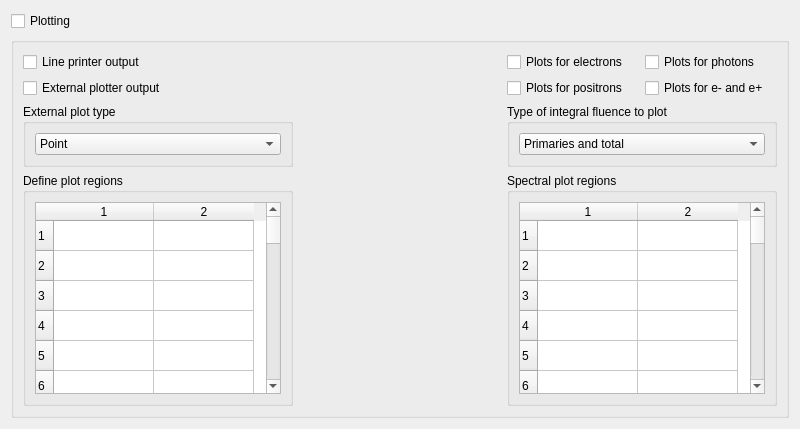
     <widget class="QWidget" name="PLOTtab">
      <attribute name="title">
       <string>Plot Control</string>
      </attribute>
      <layout class="QGridLayout" name="gridLayout_22">
       <item row="0" column="0">
        <layout class="QVBoxLayout" name="verticalLayout_25">
         <item>
          <widget class="QCheckBox" name="plotCheckBox">
           <property name="text">
            <string>Plotting</string>
           </property>
          </widget>
         </item>
         <item>
          <widget class="QGroupBox" name="PlotGroupBox">
           <property name="title">
            <string/>
           </property>
           <layout class="QFormLayout" name="formLayout_2">
            <item row="0" column="0">
             <layout class="QHBoxLayout" name="horizontalLayout_13">
              <item>
               <layout class="QVBoxLayout" name="verticalLayout_24">
                <item>
                 <layout class="QVBoxLayout" name="verticalLayout_21">
                  <item>
                   <widget class="QCheckBox" name="LinePrnOutCheckBox">
                    <property name="text">
                     <string>Line printer output</string>
                    </property>
                   </widget>
                  </item>
                  <item>
                   <widget class="QCheckBox" name="ExtPlotOutCheckBox">
                    <property name="text">
                     <string>External plotter output</string>
                    </property>
                   </widget>
                  </item>
                 </layout>
                </item>
                <item>
                 <widget class="QGroupBox" name="ExternalPlotTypeGroupBox">
                  <property name="sizePolicy">
                   <sizepolicy hsizetype="Preferred" vsizetype="Fixed">
                    <horstretch>0</horstretch>
                    <verstretch>0</verstretch>
                   </sizepolicy>
                  </property>
                  <property name="title">
                   <string>External plot type</string>
                  </property>
                  <layout class="QGridLayout" name="gridLayout_20">
                   <item row="0" column="0">
                    <widget class="QComboBox" name="ExternalPlotTypeComboBox">
                     <item>
                      <property name="text">
                       <string>Point</string>
                      </property>
                     </item>
                     <item>
                      <property name="text">
                       <string>Histogram</string>
                      </property>
                     </item>
                     <item>
                      <property name="text">
                       <string>Both</string>
                      </property>
                     </item>
                    </widget>
                   </item>
                  </layout>
                 </widget>
                </item>
                <item>
                 <widget class="QGroupBox" name="PlotRegionsGroupBox">
                  <property name="maximumSize">
                   <size>
                    <width>270</width>
                    <height>16777215</height>
                   </size>
                  </property>
                  <property name="title">
                   <string>Define plot regions</string>
                  </property>
                  <layout class="QHBoxLayout" name="horizontalLayout_23">
                   <item>
                    <widget class="QTableWidget" name="PlotRegionsTable">
                     <property name="sizePolicy">
                      <sizepolicy hsizetype="Preferred" vsizetype="Preferred">
                       <horstretch>0</horstretch>
                       <verstretch>0</verstretch>
                      </sizepolicy>
                     </property>
                     <property name="minimumSize">
                      <size>
                       <width>0</width>
                       <height>0</height>
                      </size>
                     </property>
                     <property name="maximumSize">
                      <size>
                       <width>10000</width>
                       <height>10000</height>
                      </size>
                     </property>
                     <property name="rowCount">
                      <number>50</number>
                     </property>
                     <property name="columnCount">
                      <number>2</number>
                     </property>
                     <row>
                      <property name="text">
                       <string>1</string>
                      </property>
                     </row>
                     <row>
                      <property name="text">
                       <string>2</string>
                      </property>
                     </row>
                     <row>
                      <property name="text">
                       <string>3</string>
                      </property>
                     </row>
                     <row>
                      <property name="text">
                       <string>4</string>
                      </property>
                     </row>
                     <row>
                      <property name="text">
                       <string>5</string>
                      </property>
                     </row>
                     <row>
                      <property name="text">
                       <string>6</string>
                      </property>
                     </row>
                     <row>
                      <property name="text">
                       <string>7</string>
                      </property>
                     </row>
                     <row>
                      <property name="text">
                       <string>8</string>
                      </property>
                     </row>
                     <row>
                      <property name="text">
                       <string>9</string>
                      </property>
                     </row>
                     <row>
                      <property name="text">
                       <string>10</string>
                      </property>
                     </row>
                     <row>
                      <property name="text">
                       <string>11</string>
                      </property>
                     </row>
                     <row>
                      <property name="text">
                       <string>12</string>
                      </property>
                     </row>
                     <row>
                      <property name="text">
                       <string>13</string>
                      </property>
                     </row>
                     <row>
                      <property name="text">
                       <string>14</string>
                      </property>
                     </row>
                     <row>
                      <property name="text">
                       <string>15</string>
                      </property>
                     </row>
                     <row>
                      <property name="text">
                       <string>16</string>
                      </property>
                     </row>
                     <row>
                      <property name="text">
                       <string>17</string>
                      </property>
                     </row>
                     <row>
                      <property name="text">
                       <string>18</string>
                      </property>
                     </row>
                     <row>
                      <property name="text">
                       <string>19</string>
                      </property>
                     </row>
                     <row>
                      <property name="text">
                       <string>20</string>
                      </property>
                     </row>
                     <row>
                      <property name="text">
                       <string>21</string>
                      </property>
                     </row>
                     <row>
                      <property name="text">
                       <string>22</string>
                      </property>
                     </row>
                     <row>
                      <property name="text">
                       <string>23</string>
                      </property>
                     </row>
                     <row>
                      <property name="text">
                       <string>24</string>
                      </property>
                     </row>
                     <row>
                      <property name="text">
                       <string>25</string>
                      </property>
                     </row>
                     <row>
                      <property name="text">
                       <string>26</string>
                      </property>
                     </row>
                     <row>
                      <property name="text">
                       <string>27</string>
                      </property>
                     </row>
                     <row>
                      <property name="text">
                       <string>28</string>
                      </property>
                     </row>
                     <row>
                      <property name="text">
                       <string>29</string>
                      </property>
                     </row>
                     <row>
                      <property name="text">
                       <string>30</string>
                      </property>
                     </row>
                     <row>
                      <property name="text">
                       <string>31</string>
                      </property>
                     </row>
                     <row>
                      <property name="text">
                       <string>32</string>
                      </property>
                     </row>
                     <row>
                      <property name="text">
                       <string>33</string>
                      </property>
                     </row>
                     <row>
                      <property name="text">
                       <string>34</string>
                      </property>
                     </row>
                     <row>
                      <property name="text">
                       <string>35</string>
                      </property>
                     </row>
                     <row>
                      <property name="text">
                       <string>36</string>
                      </property>
                     </row>
                     <row>
                      <property name="text">
                       <string>37</string>
                      </property>
                     </row>
                     <row>
                      <property name="text">
                       <string>38</string>
                      </property>
                     </row>
                     <row>
                      <property name="text">
                       <string>39</string>
                      </property>
                     </row>
                     <row>
                      <property name="text">
                       <string>40</string>
                      </property>
                     </row>
                     <row>
                      <property name="text">
                       <string>41</string>
                      </property>
                     </row>
                     <row>
                      <property name="text">
                       <string>42</string>
                      </property>
                     </row>
                     <row>
                      <property name="text">
                       <string>43</string>
                      </property>
                     </row>
                     <row>
                      <property name="text">
                       <string>44</string>
                      </property>
                     </row>
                     <row>
                      <property name="text">
                       <string>45</string>
                      </property>
                     </row>
                     <row>
                      <property name="text">
                       <string>46</string>
                      </property>
                     </row>
                     <row>
                      <property name="text">
                       <string>47</string>
                      </property>
                     </row>
                     <row>
                      <property name="text">
                       <string>48</string>
                      </property>
                     </row>
                     <row>
                      <property name="text">
                       <string>49</string>
                      </property>
                     </row>
                     <row>
                      <property name="text">
                       <string>50</string>
                      </property>
                     </row>
                     <column>
                      <property name="text">
                       <string>1</string>
                      </property>
                     </column>
                     <column>
                      <property name="text">
                       <string>2</string>
                      </property>
                     </column>
                    </widget>
                   </item>
                  </layout>
                 </widget>
                </item>
               </layout>
              </item>
              <item>
               <spacer name="horizontalSpacer_4">
                <property name="orientation">
                 <enum>Qt::Horizontal</enum>
                </property>
                <property name="sizeHint" stdset="0">
                 <size>
                  <width>208</width>
                  <height>20</height>
                 </size>
                </property>
               </spacer>
              </item>
              <item>
               <layout class="QGridLayout" name="gridLayout_21">
                <item row="0" column="0">
                 <layout class="QVBoxLayout" name="verticalLayout_22">
                  <item>
                   <widget class="QCheckBox" name="eminusPlotCheckBox">
                    <property name="text">
                     <string>Plots for electrons</string>
                    </property>
                   </widget>
                  </item>
                  <item>
                   <widget class="QCheckBox" name="eplusPlotCheckBox">
                    <property name="text">
                     <string>Plots for positrons</string>
                    </property>
                   </widget>
                  </item>
                 </layout>
                </item>
                <item row="0" column="1">
                 <layout class="QVBoxLayout" name="verticalLayout_23">
                  <item>
                   <widget class="QCheckBox" name="gammaPlotCheckBox">
                    <property name="text">
                     <string>Plots for photons</string>
                    </property>
                   </widget>
                  </item>
                  <item>
                   <widget class="QCheckBox" name="ePlotCheckBox">
                    <property name="text">
                     <string>Plots for e- and e+</string>
                    </property>
                   </widget>
                  </item>
                 </layout>
                </item>
                <item row="1" column="0" colspan="2">
                 <widget class="QGroupBox" name="DrawFluPlotsGroupBox">
                  <property name="sizePolicy">
                   <sizepolicy hsizetype="Preferred" vsizetype="Fixed">
                    <horstretch>0</horstretch>
                    <verstretch>0</verstretch>
                   </sizepolicy>
                  </property>
                  <property name="title">
                   <string>Type of integral fluence to plot</string>
                  </property>
                  <layout class="QGridLayout" name="gridLayout_19">
                   <item row="0" column="0">
                    <widget class="QComboBox" name="DrawFluPlotsComboBox">
                     <item>
                      <property name="text">
                       <string>Primaries and total</string>
                      </property>
                     </item>
                     <item>
                      <property name="text">
                       <string>Primaries</string>
                      </property>
                     </item>
                     <item>
                      <property name="text">
                       <string>Total</string>
                      </property>
                     </item>
                    </widget>
                   </item>
                  </layout>
                 </widget>
                </item>
                <item row="2" column="0" colspan="2">
                 <widget class="QGroupBox" name="SpecPlotGroupBox">
                  <property name="maximumSize">
                   <size>
                    <width>270</width>
                    <height>16777215</height>
                   </size>
                  </property>
                  <property name="title">
                   <string>Spectral plot regions</string>
                  </property>
                  <layout class="QHBoxLayout" name="horizontalLayout_14">
                   <item>
                    <widget class="QTableWidget" name="SpecPlotTable">
                     <property name="sizePolicy">
                      <sizepolicy hsizetype="Preferred" vsizetype="Preferred">
                       <horstretch>0</horstretch>
                       <verstretch>0</verstretch>
                      </sizepolicy>
                     </property>
                     <property name="minimumSize">
                      <size>
                       <width>0</width>
                       <height>0</height>
                      </size>
                     </property>
                     <property name="maximumSize">
                      <size>
                       <width>10000</width>
                       <height>10000</height>
                      </size>
                     </property>
                     <property name="rowCount">
                      <number>50</number>
                     </property>
                     <property name="columnCount">
                      <number>2</number>
                     </property>
                     <row>
                      <property name="text">
                       <string>1</string>
                      </property>
                     </row>
                     <row>
                      <property name="text">
                       <string>2</string>
                      </property>
                     </row>
                     <row>
                      <property name="text">
                       <string>3</string>
                      </property>
                     </row>
                     <row>
                      <property name="text">
                       <string>4</string>
                      </property>
                     </row>
                     <row>
                      <property name="text">
                       <string>5</string>
                      </property>
                     </row>
                     <row>
                      <property name="text">
                       <string>6</string>
                      </property>
                     </row>
                     <row>
                      <property name="text">
                       <string>7</string>
                      </property>
                     </row>
                     <row>
                      <property name="text">
                       <string>8</string>
                      </property>
                     </row>
                     <row>
                      <property name="text">
                       <string>9</string>
                      </property>
                     </row>
                     <row>
                      <property name="text">
                       <string>10</string>
                      </property>
                     </row>
                     <row>
                      <property name="text">
                       <string>11</string>
                      </property>
                     </row>
                     <row>
                      <property name="text">
                       <string>12</string>
                      </property>
                     </row>
                     <row>
                      <property name="text">
                       <string>13</string>
                      </property>
                     </row>
                     <row>
                      <property name="text">
                       <string>14</string>
                      </property>
                     </row>
                     <row>
                      <property name="text">
                       <string>15</string>
                      </property>
                     </row>
                     <row>
                      <property name="text">
                       <string>16</string>
                      </property>
                     </row>
                     <row>
                      <property name="text">
                       <string>17</string>
                      </property>
                     </row>
                     <row>
                      <property name="text">
                       <string>18</string>
                      </property>
                     </row>
                     <row>
                      <property name="text">
                       <string>19</string>
                      </property>
                     </row>
                     <row>
                      <property name="text">
                       <string>20</string>
                      </property>
                     </row>
                     <row>
                      <property name="text">
                       <string>21</string>
                      </property>
                     </row>
                     <row>
                      <property name="text">
                       <string>22</string>
                      </property>
                     </row>
                     <row>
                      <property name="text">
                       <string>23</string>
                      </property>
                     </row>
                     <row>
                      <property name="text">
                       <string>24</string>
                      </property>
                     </row>
                     <row>
                      <property name="text">
                       <string>25</string>
                      </property>
                     </row>
                     <row>
                      <property name="text">
                       <string>26</string>
                      </property>
                     </row>
                     <row>
                      <property name="text">
                       <string>27</string>
                      </property>
                     </row>
                     <row>
                      <property name="text">
                       <string>28</string>
                      </property>
                     </row>
                     <row>
                      <property name="text">
                       <string>29</string>
                      </property>
                     </row>
                     <row>
                      <property name="text">
                       <string>30</string>
                      </property>
                     </row>
                     <row>
                      <property name="text">
                       <string>31</string>
                      </property>
                     </row>
                     <row>
                      <property name="text">
                       <string>32</string>
                      </property>
                     </row>
                     <row>
                      <property name="text">
                       <string>33</string>
                      </property>
                     </row>
                     <row>
                      <property name="text">
                       <string>34</string>
                      </property>
                     </row>
                     <row>
                      <property name="text">
                       <string>35</string>
                      </property>
                     </row>
                     <row>
                      <property name="text">
                       <string>36</string>
                      </property>
                     </row>
                     <row>
                      <property name="text">
                       <string>37</string>
                      </property>
                     </row>
                     <row>
                      <property name="text">
                       <string>38</string>
                      </property>
                     </row>
                     <row>
                      <property name="text">
                       <string>39</string>
                      </property>
                     </row>
                     <row>
                      <property name="text">
                       <string>40</string>
                      </property>
                     </row>
                     <row>
                      <property name="text">
                       <string>41</string>
                      </property>
                     </row>
                     <row>
                      <property name="text">
                       <string>42</string>
                      </property>
                     </row>
                     <row>
                      <property name="text">
                       <string>43</string>
                      </property>
                     </row>
                     <row>
                      <property name="text">
                       <string>44</string>
                      </property>
                     </row>
                     <row>
                      <property name="text">
                       <string>45</string>
                      </property>
                     </row>
                     <row>
                      <property name="text">
                       <string>46</string>
                      </property>
                     </row>
                     <row>
                      <property name="text">
                       <string>47</string>
                      </property>
                     </row>
                     <row>
                      <property name="text">
                       <string>48</string>
                      </property>
                     </row>
                     <row>
                      <property name="text">
                       <string>49</string>
                      </property>
                     </row>
                     <row>
                      <property name="text">
                       <string>50</string>
                      </property>
                     </row>
                     <column>
                      <property name="text">
                       <string>1</string>
                      </property>
                     </column>
                     <column>
                      <property name="text">
                       <string>2</string>
                      </property>
                     </column>
                    </widget>
                   </item>
                  </layout>
                 </widget>
                </item>
               </layout>
              </item>
             </layout>
            </item>
           </layout>
          </widget>
         </item>
        </layout>
       </item>
      </layout>
     </widget>
